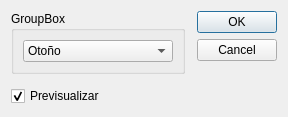
<?xml version="1.0" encoding="UTF-8"?>
<ui version="4.0">
 <class>ColorFalso</class>
 <widget class="QDialog" name="ColorFalso">
  <property name="windowModality">
   <enum>Qt::WindowModality::WindowModal</enum>
  </property>
  <property name="geometry">
   <rect>
    <x>0</x>
    <y>0</y>
    <width>275</width>
    <height>108</height>
   </rect>
  </property>
  <property name="windowTitle">
   <string>Aplicar mapa de color</string>
  </property>
  <layout class="QGridLayout" name="gridLayout">
   <property name="spacing">
    <number>12</number>
   </property>
   <item row="0" column="0">
    <widget class="QGroupBox" name="groupBox">
     <property name="title">
      <string>GroupBox</string>
     </property>
     <layout class="QVBoxLayout" name="verticalLayout">
      <item>
       <widget class="QComboBox" name="comboBox">
        <property name="minimumSize">
         <size>
          <width>150</width>
          <height>0</height>
         </size>
        </property>
        <item>
         <property name="text">
          <string>Otoño</string>
         </property>
         <property name="icon">
          <iconset resource="recursos.qrc">
           <normaloff>:/imagenes/colorscale/colorscale_autumn.jpg</normaloff>:/imagenes/colorscale/colorscale_autumn.jpg</iconset>
         </property>
        </item>
        <item>
         <property name="text">
          <string>Hueso</string>
         </property>
         <property name="icon">
          <iconset resource="recursos.qrc">
           <normaloff>:/imagenes/colorscale/colorscale_bone.jpg</normaloff>:/imagenes/colorscale/colorscale_bone.jpg</iconset>
         </property>
        </item>
        <item>
         <property name="text">
          <string>Jet</string>
         </property>
         <property name="icon">
          <iconset resource="recursos.qrc">
           <normaloff>:/imagenes/colorscale/colorscale_jet.jpg</normaloff>:/imagenes/colorscale/colorscale_jet.jpg</iconset>
         </property>
        </item>
        <item>
         <property name="text">
          <string>Invierno</string>
         </property>
         <property name="icon">
          <iconset resource="recursos.qrc">
           <normaloff>:/imagenes/colorscale/colorscale_winter.jpg</normaloff>:/imagenes/colorscale/colorscale_winter.jpg</iconset>
         </property>
        </item>
        <item>
         <property name="text">
          <string>Arcoíris</string>
         </property>
         <property name="icon">
          <iconset resource="recursos.qrc">
           <normaloff>:/imagenes/colorscale/colorscale_rainbow.jpg</normaloff>:/imagenes/colorscale/colorscale_rainbow.jpg</iconset>
         </property>
        </item>
        <item>
         <property name="text">
          <string>Océano</string>
         </property>
         <property name="icon">
          <iconset resource="recursos.qrc">
           <normaloff>:/imagenes/colorscale/colorscale_ocean.jpg</normaloff>:/imagenes/colorscale/colorscale_ocean.jpg</iconset>
         </property>
        </item>
        <item>
         <property name="text">
          <string>Verano</string>
         </property>
         <property name="icon">
          <iconset resource="recursos.qrc">
           <normaloff>:/imagenes/colorscale/colorscale_summer.jpg</normaloff>:/imagenes/colorscale/colorscale_summer.jpg</iconset>
         </property>
        </item>
        <item>
         <property name="text">
          <string>Primavera</string>
         </property>
         <property name="icon">
          <iconset resource="recursos.qrc">
           <normaloff>:/imagenes/colorscale/colorscale_spring.jpg</normaloff>:/imagenes/colorscale/colorscale_spring.jpg</iconset>
         </property>
        </item>
        <item>
         <property name="text">
          <string>Frío</string>
         </property>
         <property name="icon">
          <iconset resource="recursos.qrc">
           <normaloff>:/imagenes/colorscale/colorscale_cool.jpg</normaloff>:/imagenes/colorscale/colorscale_cool.jpg</iconset>
         </property>
        </item>
        <item>
         <property name="text">
          <string>HSV</string>
         </property>
         <property name="icon">
          <iconset resource="recursos.qrc">
           <normaloff>:/imagenes/colorscale/colorscale_hsv.jpg</normaloff>:/imagenes/colorscale/colorscale_hsv.jpg</iconset>
         </property>
        </item>
        <item>
         <property name="text">
          <string>Rosa</string>
         </property>
         <property name="icon">
          <iconset resource="recursos.qrc">
           <normaloff>:/imagenes/colorscale/colorscale_pink.jpg</normaloff>:/imagenes/colorscale/colorscale_pink.jpg</iconset>
         </property>
        </item>
        <item>
         <property name="text">
          <string>Hot</string>
         </property>
         <property name="icon">
          <iconset resource="recursos.qrc">
           <normaloff>:/imagenes/colorscale/colorscale_hot.jpg</normaloff>:/imagenes/colorscale/colorscale_hot.jpg</iconset>
         </property>
        </item>
        <item>
         <property name="text">
          <string>Parula</string>
         </property>
         <property name="icon">
          <iconset resource="recursos.qrc">
           <normaloff>:/imagenes/colorscale/colorscale_parula.jpg</normaloff>:/imagenes/colorscale/colorscale_parula.jpg</iconset>
         </property>
        </item>
        <item>
         <property name="text">
          <string>Magma</string>
         </property>
         <property name="icon">
          <iconset resource="recursos.qrc">
           <normaloff>:/imagenes/colorscale/colorscale_magma.jpg</normaloff>:/imagenes/colorscale/colorscale_magma.jpg</iconset>
         </property>
        </item>
        <item>
         <property name="text">
          <string>Inferno</string>
         </property>
         <property name="icon">
          <iconset resource="recursos.qrc">
           <normaloff>:/imagenes/colorscale/colorscale_inferno.jpg</normaloff>:/imagenes/colorscale/colorscale_inferno.jpg</iconset>
         </property>
        </item>
        <item>
         <property name="text">
          <string>Plasma</string>
         </property>
         <property name="icon">
          <iconset resource="recursos.qrc">
           <normaloff>:/imagenes/colorscale/colorscale_plasma.jpg</normaloff>:/imagenes/colorscale/colorscale_plasma.jpg</iconset>
         </property>
        </item>
        <item>
         <property name="text">
          <string>Viridis</string>
         </property>
         <property name="icon">
          <iconset resource="recursos.qrc">
           <normaloff>:/imagenes/colorscale/colorscale_viridis.jpg</normaloff>:/imagenes/colorscale/colorscale_viridis.jpg</iconset>
         </property>
        </item>
        <item>
         <property name="text">
          <string>Cividis</string>
         </property>
         <property name="icon">
          <iconset resource="recursos.qrc">
           <normaloff>:/imagenes/colorscale/colorscale_cividis.jpg</normaloff>:/imagenes/colorscale/colorscale_cividis.jpg</iconset>
         </property>
        </item>
        <item>
         <property name="text">
          <string>Twilight</string>
         </property>
         <property name="icon">
          <iconset resource="recursos.qrc">
           <normaloff>:/imagenes/colorscale/colorscale_twilight.jpg</normaloff>:/imagenes/colorscale/colorscale_twilight.jpg</iconset>
         </property>
        </item>
        <item>
         <property name="text">
          <string>Twilight desplazado</string>
         </property>
         <property name="icon">
          <iconset resource="recursos.qrc">
           <normaloff>:/imagenes/colorscale/colorscale_twilight_shifted.jpg</normaloff>:/imagenes/colorscale/colorscale_twilight_shifted.jpg</iconset>
         </property>
        </item>
        <item>
         <property name="text">
          <string>Turbo</string>
         </property>
         <property name="icon">
          <iconset resource="recursos.qrc">
           <normaloff>:/imagenes/colorscale/colorscale_turbo.jpg</normaloff>:/imagenes/colorscale/colorscale_turbo.jpg</iconset>
         </property>
        </item>
        <item>
         <property name="text">
          <string>Verde profundo</string>
         </property>
         <property name="icon">
          <iconset resource="recursos.qrc">
           <normaloff>:/imagenes/colorscale/colorscale_deepgreen.jpg</normaloff>:/imagenes/colorscale/colorscale_deepgreen.jpg</iconset>
         </property>
        </item>
       </widget>
      </item>
     </layout>
    </widget>
   </item>
   <item row="0" column="1">
    <widget class="QDialogButtonBox" name="buttonBox">
     <property name="orientation">
      <enum>Qt::Orientation::Vertical</enum>
     </property>
     <property name="standardButtons">
      <set>QDialogButtonBox::StandardButton::Cancel|QDialogButtonBox::StandardButton::Ok</set>
     </property>
    </widget>
   </item>
   <item row="1" column="0">
    <widget class="QCheckBox" name="checkBox">
     <property name="text">
      <string>Previsualizar</string>
     </property>
     <property name="checked">
      <bool>true</bool>
     </property>
    </widget>
   </item>
  </layout>
 </widget>
 <resources>
  <include location="recursos.qrc"/>
 </resources>
 <connections>
  <connection>
   <sender>buttonBox</sender>
   <signal>accepted()</signal>
   <receiver>ColorFalso</receiver>
   <slot>accept()</slot>
   <hints>
    <hint type="sourcelabel">
     <x>248</x>
     <y>254</y>
    </hint>
    <hint type="destinationlabel">
     <x>157</x>
     <y>274</y>
    </hint>
   </hints>
  </connection>
  <connection>
   <sender>buttonBox</sender>
   <signal>rejected()</signal>
   <receiver>ColorFalso</receiver>
   <slot>reject()</slot>
   <hints>
    <hint type="sourcelabel">
     <x>316</x>
     <y>260</y>
    </hint>
    <hint type="destinationlabel">
     <x>286</x>
     <y>274</y>
    </hint>
   </hints>
  </connection>
 </connections>
</ui>
